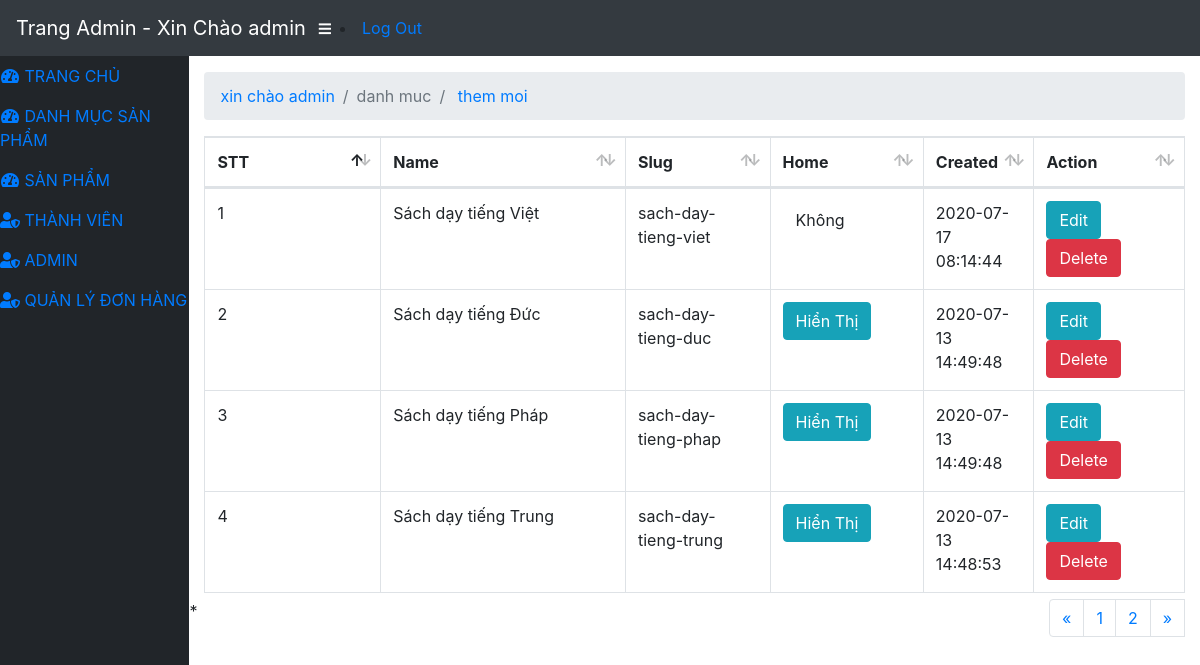
Page /admin/modules/category/index.php (signed in) on the committed database.
### tables this page shows
CREATE TABLE `category` (
  `id` int(11) NOT NULL,
  `name` varchar(100) NOT NULL,
  `slug` varchar(100) NOT NULL,
  `images` varchar(100) NOT NULL,
  `banner` varchar(100) NOT NULL,
  `home` tinyint(4) NOT NULL,
  `status` tinyint(4) NOT NULL,
  `created_at` timestamp NOT NULL DEFAULT current_timestamp(),
  `updated_at` timestamp NOT NULL DEFAULT current_timestamp()
);

### libraries/Database.php (called while the page is built, shortened)
<?php
    class Database
    {
        public $link;
        public function __construct()
        {
            $this->link = mysqli_connect("localhost","root","","store") or die ();
            mysqli_set_charset($this->link,"utf8");
        }
        public function countTable($table)
        {
            $sql = "SELECT id FROM  {$table}";
            $result = mysqli_query($this->link, $sql) or die("Lỗi Truy Vấn countTable----" .mysqli_error($this->link));
            $num = mysqli_num_rows($result);
            return $num;
        }
         public  function fetchJone($table,$sql ,$page = 0,$row ,$pagi = false )
        {
            $data = [];
            if ($pagi == true )
            {
                $total = $this->countTable($table);
                $sotrang = ceil($total / $row);
                $start = ($page - 1 ) * $row ;
                $sql .= " LIMIT $start,$row";
                $data = [ "page" => $sotrang];
                $result = mysqli_query($this->link,$sql) or die("Lỗi truy vấn fetchJone ---- " .mysqli_error($this->link));
            }
            else
            {
                $result = mysqli_query($this->link,$sql) or die("Lỗi truy vấn fetchJone ---- " .mysqli_error($this->link));
            }
            if( $result)
            {
                while ($num = mysqli_fetch_assoc($result))
                {
                    $data[] = $num;
                }
            }
            return $data;
        }
    }
?>

### admin/modules/category/index.php (the view, shortened to what this page needs)
  <?php
        require_once ("../../../libraries/Database.php");
        $db=new Database;
           if(isset($_GET['page']))
           {
            $p=$_GET['page'];
           }
        else{
            $p=1;
        }
        $sql="SELECT category.*,users.name as nameuser,users.phone as phoneuser FROM category LEFT JOIN users ON users.id=category.id ORDER BY ID DESC ";
              $category =$db->fetchJone('category',$sql,$p,4,true);
              if(isset($category['page']))
              {
                $sotrang= $category['page'];
                unset($category['page']);
              }
?>
<?php require_once("../../layouts/header.php") ; ?>
            <div id="content-wrapper">
                <div class="container-fluid">
                    <ol class="breadcrumb">
                        <li class="breadcrumb-item">
                            <a href="index.html">xin chào admin</a>
                        </li>
                        <li class="breadcrumb-item active">danh muc</li>
                        <li class="breadcrumb-item  ">
                            <a href="add.php">them moi</a>
                        </li>
                    </ol>
                </div>
                <div class="col-sm-12">
    <table class="table table-bordered dataTable" id="dataTable" width="100%" cellspacing="0" role="grid" aria-describedby="dataTable_info" style="width: 100%;">
        <thead>
            <tr role="row">
                <th class="sorting_asc" tabindex="0" aria-controls="dataTable" rowspan="1" colspan="1" aria-sort="ascending" aria-label="Name: activate to sort column descending" style="width: 197px;">STT</th>
                <th class="sorting" tabindex="0" aria-controls="dataTable" rowspan="1" colspan="1" aria-label="Position: activate to sort column ascending" style="width: 301px;">Name</th>
                <th class="sorting" tabindex="0" aria-controls="dataTable" rowspan="1" colspan="1" aria-label="Office: activate to sort column ascending" style="width: 144px;">Slug</th>
                <th class="sorting" tabindex="0" aria-controls="dataTable" rowspan="1" colspan="1" aria-label="Office: activate to sort column ascending" style="width: 144px;">Home</th>
                <th class="sorting" tabindex="0" aria-controls="dataTable" rowspan="1" colspan="1" aria-label="Age: activate to sort column ascending" style="width: 71px;">Created</th>
                <th class="sorting" tabindex="0" aria-controls="dataTable" rowspan="1" colspan="1" aria-label="Start date: activate to sort column ascending" style="width: 140px;">Action</th>
            </tr>
        </thead>
        <tbody>
            <?php $stt =1 ; foreach ($category as $item ) : ?>
            <tr role="row" class="odd">
                <td class="sorting_1"><?php echo $stt ?></td>
                <td><?php echo $item['name'] ?></td>
                <td><?php echo $item['slug'] ?></td>
                <td>
                    <a href="home.php?id=<?php echo $item['id'] ?> " class="btn btn-xs <?php echo $item['home'] == 1 ? 'btn-info' : 'btn-default' ?>"><?php echo $item['home'] ==1 ? 'Hiển Thị' : 'Không' ?></a>
                </td>
              <td><?php echo $item['created_at'] ?></td>
                <td><a class="btn btn-xs btn-info" href="edit.php?id=<?php echo $item['id'] ?> ">Edit</a>
                    <a class="btn btn-xs btn-danger" href="delete.php?id=<?php echo $item['id'] ?>">Delete</a>
                </td>
            </tr>
        <?php $stt++ ;endforeach ?>
        </tbody>
    </table>
     <div class="pull-right" style="float: right;">
        <nav aria-label="Page navigation example">
  <ul class="pagination" class="clearfix">
    <li class="page-item">
      <a class="page-link" href="#" aria-label="Previous">
        <span aria-hidden="true">&laquo;</span>
      </a>
    </li>
         <?php for ($i =1;$i <= $sotrang; $i++) : ?>
            <?php
                if(isset($_GET['page']))
                {
                    $p=$_GET['page'];
                }
                else
                {
                    $p=1;
                }
            ?>
            <li class="<?php echo($i== $p) ? 'active' : '' ?>">
                <a class="page-link" href="?page=<?php echo $i ; ?>"><?php echo $i; ?></a>
            </li>
        <?php endfor ; ?>
      <a class="page-link" href="#" aria-label="Next">
        <span aria-hidden="true">&raquo;</span>
      </a>
  </ul>
</nav>
    </div>
</div>
   <?php require_once("../../layouts/header.php"); ?>*

### rows in the picture
category: name "Sách dạy tiếng Việt", slug "sach-day-tieng-viet", home "Không", created_at "2020-07-17 08:14:44"
category: name "Sách dạy tiếng Đức", slug "sach-day-tieng-duc", home "Hiển Thị", created_at "2020-07-13 14:49:48"
category: name "Sách dạy tiếng Pháp", slug "sach-day-tieng-phap", home "Hiển Thị", created_at "2020-07-13 14:49:48"
category: name "Sách dạy tiếng Trung", slug "sach-day-tieng-trung", home "Hiển Thị", created_at "2020-07-13 14:48:53"

### other values in the picture
$_SESSION['admin_name'] "admin"
